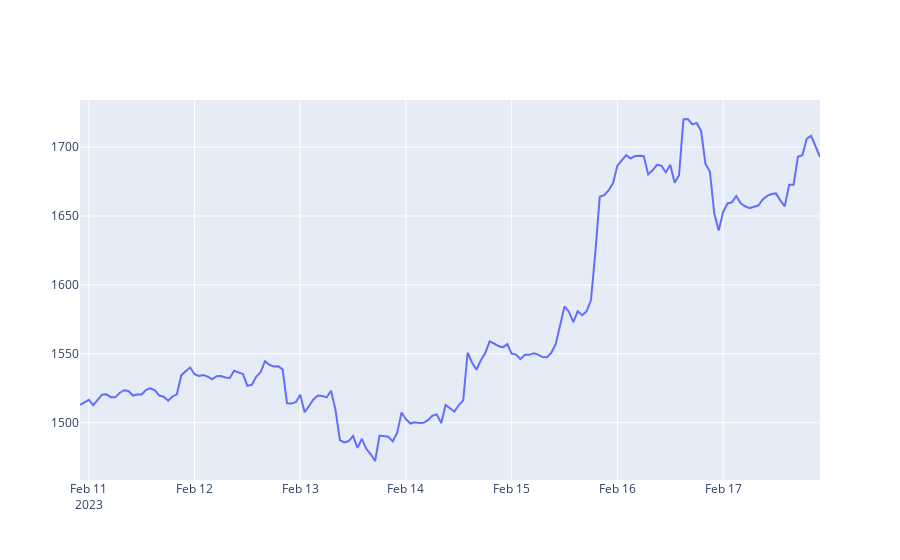
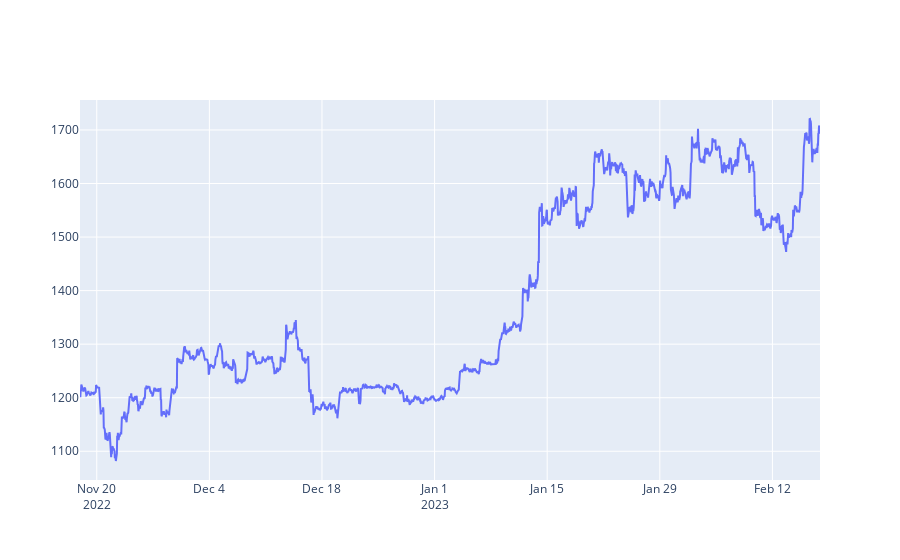

The notebook cell saved with these charts, in order:
### Code cell
from plotly.offline import init_notebook_mode, iplot
init_notebook_mode(connected=True)

def getLine(df_input):
    x = df_input.index
    y = df_input.values
    fig = go.Figure(data=go.Scatter(x = x, y = y))
    fig.show()
    
#------------------------------------------------

#( getLine(getRates('ETH-USD',  '1d',  '1h')) )
( getLine(getRates('ETH-USD',  '1wk',  '1h')) )
( getLine(getRates('ETH-USD',  '3mo',  '1h')) )
#( getLine(getRates('ETH-USD',  '3y',  '1d')) )

### Figure 1 — Plotly figure (JSON) as saved in the notebook; plotly's stock layout.template omitted (floating-point values rounded to 4 significant figures; data arrays with more than 128 entries replaced by an {"elided": "..."} marker saying what was removed)
{"data": [{"x": {"elided": "169 str values"}, "y": {"elided": "169 float values"}, "type": "scatter"}], "layout": {"xaxis": {"type": "date", "range": ["2023-02-10 22:00", "2023-02-17 22:00"], "autorange": true}, "yaxis": {"type": "linear", "range": [1458.0, 1734.0], "autorange": true}, "autosize": true}}

### Figure 2 — Plotly figure (JSON) as saved in the notebook; plotly's stock layout.template omitted (floating-point values rounded to 4 significant figures; data arrays with more than 128 entries replaced by an {"elided": "..."} marker saying what was removed)
{"data": [{"x": {"elided": "2207 str values"}, "y": {"elided": "2207 float values"}, "type": "scatter"}], "layout": {"xaxis": {"type": "date", "range": ["2022-11-17 22:00", "2023-02-17 22:00"], "autorange": true}, "yaxis": {"type": "linear", "range": [1046.0, 1756.0], "autorange": true}, "autosize": true}}
